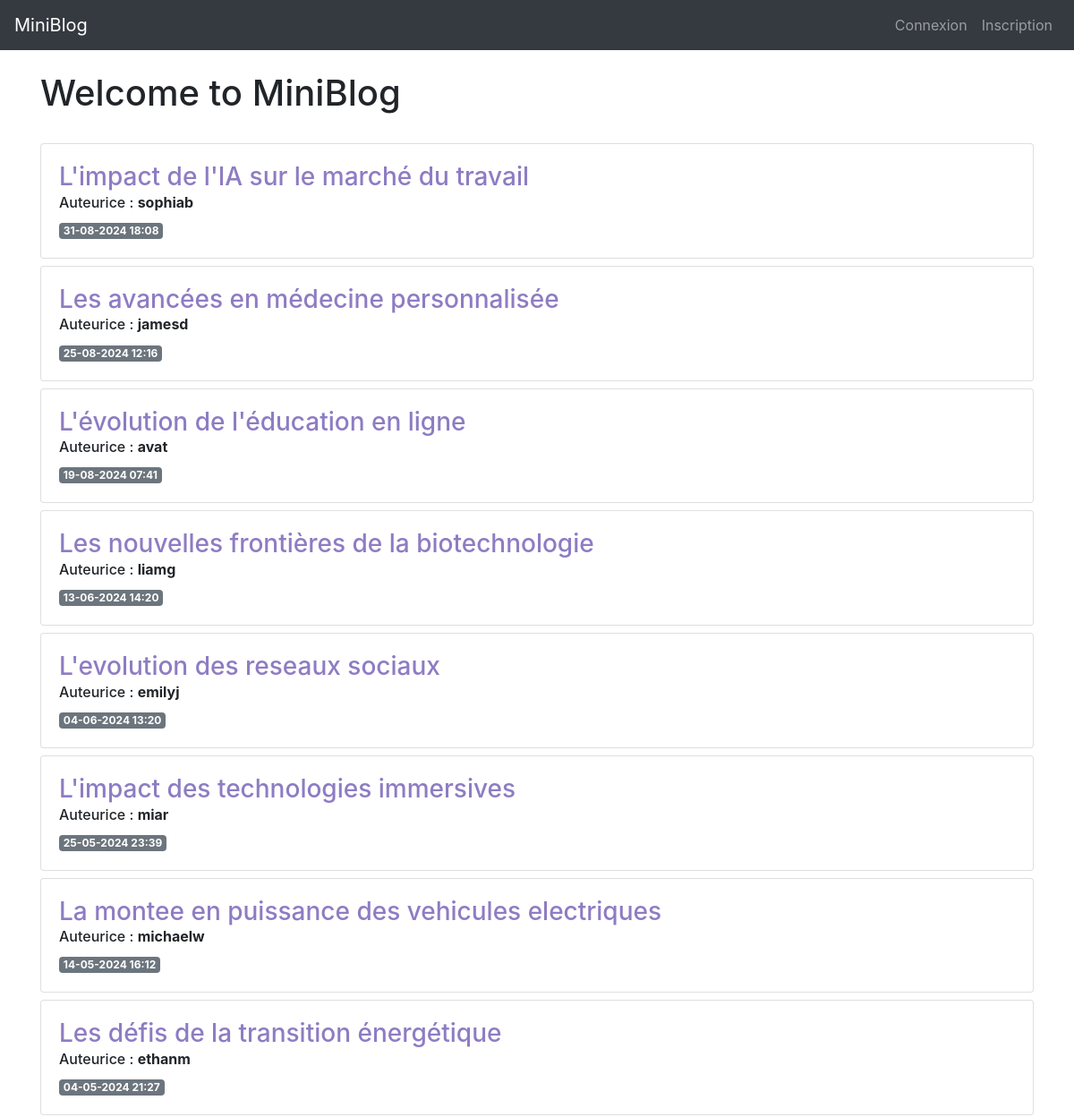
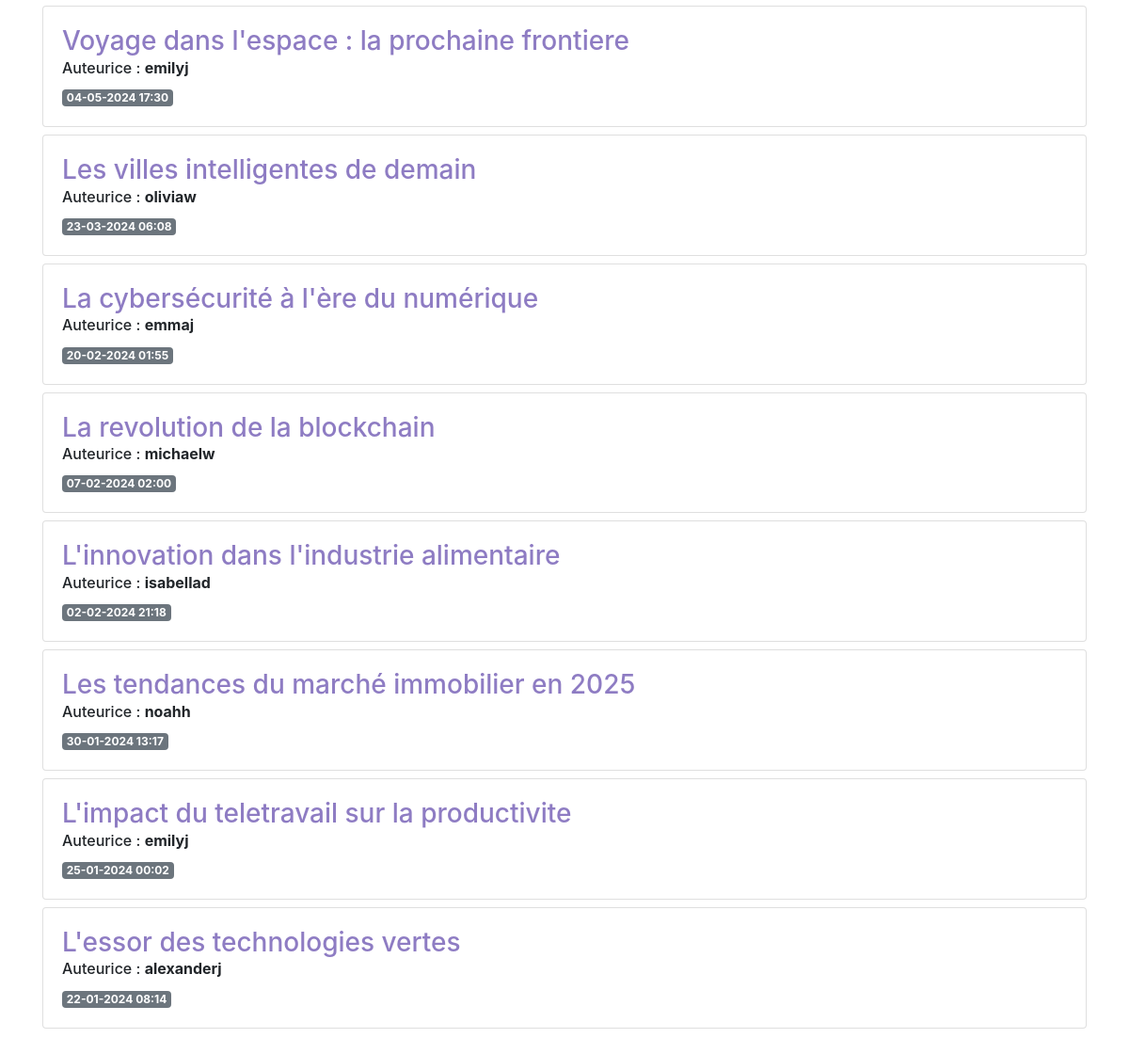
The app's page /, older data (2 pictures, top to bottom).
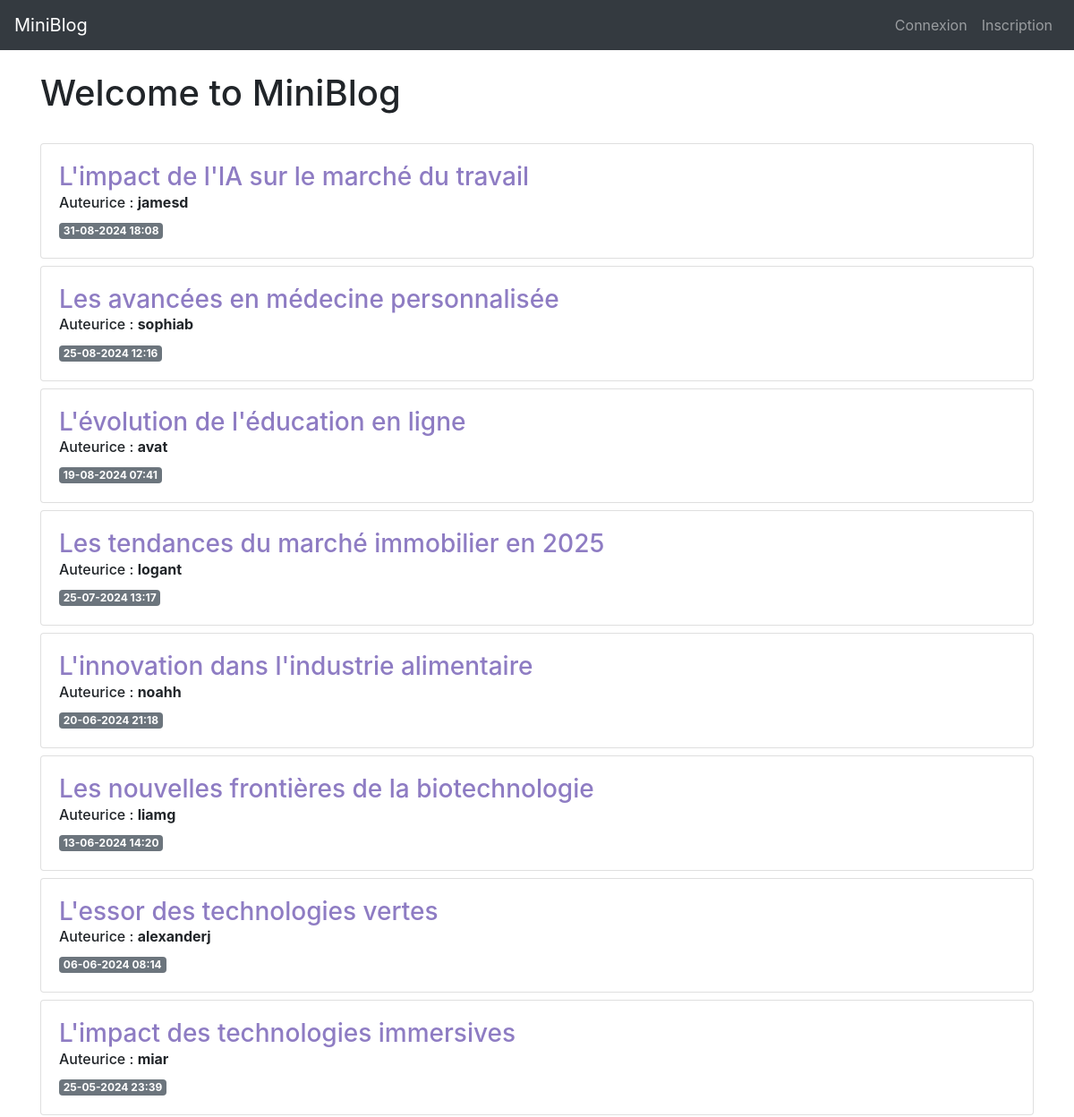
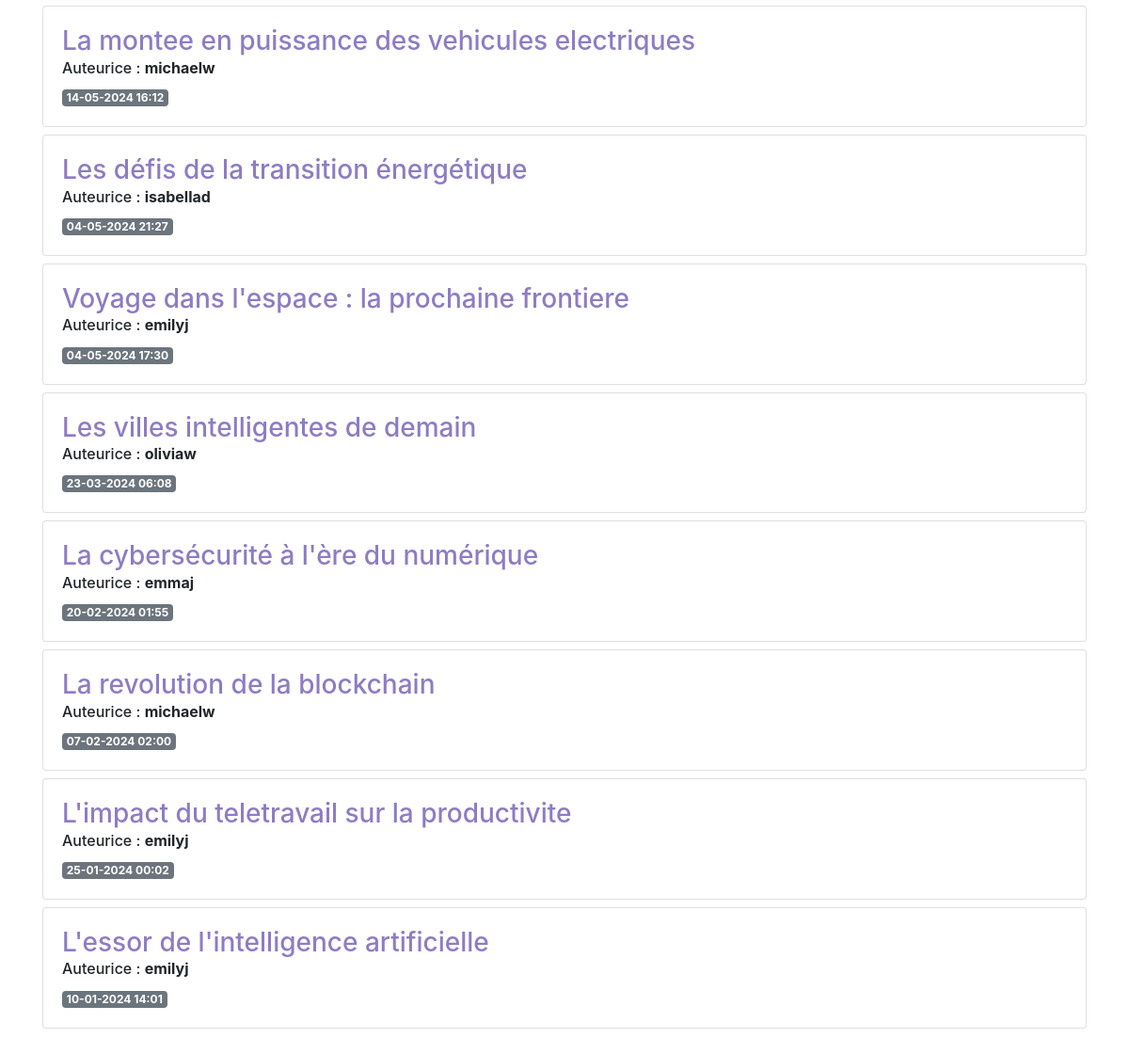
The same page, newer data (2 pictures, top to bottom).
### app/models.py (models this page shows, shortened)
class Post(db.Model):
    id = db.Column(db.Integer, primary_key=True)
    created = db.Column(db.DateTime, nullable=False, default=datetime.now)
    title = db.Column(db.String(200), nullable=False)
    content = db.Column(db.Text, nullable=False)
    user_id = db.Column(db.Integer, db.ForeignKey('user.id'), nullable=False)
    @property
    def formatted_created(self):
        return self.created.strftime("%d-%m-%Y %H:%M")

class User(db.Model, UserMixin):
    id = db.Column(db.Integer, primary_key=True)
    username = db.Column(db.String(20), nullable=False, unique=True)
    email = db.Column(db.String(120), nullable=False, unique=True)
    password_hash = db.Column(db.String(255), nullable=False)
    is_admin = db.Column(db.Boolean, default=False)
    created = db.Column(db.DateTime, default=datetime.now, nullable=False)
    posts = db.relationship('Post', backref='author',
                            lazy=True, cascade="all, delete-orphan")
    @property
    def password(self):
        raise AttributeError('password is not a readable attribute')

### app/__init__.py (the view)
    @app.route('/')
    def index():
        posts = Post.query.order_by(Post.created.desc()).all()
        return render_template('index.html', posts=posts)

### app/templates/index.html
{% extends 'base.html' %}
{% block content %}
<h1>{% block title %} Welcome to MiniBlog {% endblock %}</h1>
<br />
{% for post in posts %}
<div class="card mb-2">
    <div class="card-body">
        <a href="{{ url_for('posts.view', post_id=post.id) }}" class="custom-link">
            <h3>{{ post.title }}</h3>
        </a>
        <h6 class="card-subtitle mb-2">Auteurice : <span style="font-weight: bold;">{{ post.author.username }}</span></h6>
        <span class="badge badge-secondary">{{ post.formatted_created }}</span>
    </div>
</div>
{% endfor %}
<br />
<br />
{% endblock %}

### app/templates/base.html (shortened to what this page needs)
<!doctype html>
<html lang="en">
<head>
  <link rel="stylesheet" href="{{ url_for('static', filename= 'css/style.css') }}">
  <link rel="stylesheet" href="https://stackpath.bootstrapcdn.com/bootstrap/4.3.1/css/bootstrap.min.css"
>
</head>
<body>
  <nav class="navbar navbar-expand-md navbar-dark bg-dark">
    <a class="navbar-brand" href="{{ url_for('index')}}">MiniBlog</a>
    <div class="collapse navbar-collapse" id="navbarNav">
      <ul class="navbar-nav ml-auto">
        {% if current_user.is_authenticated %}
        <li class="nav-item">
          <a class="nav-link" href="{{url_for('users.logout')}}">{{current_user.username}} - Déconnexion</a>
        </li>
        {% else %}
        <li class="nav-item">
          <a class="nav-link" href="{{url_for('users.login')}}">Connexion</a>
        </li>
        <li class="nav-item">
          <a class="nav-link" href="{{url_for('users.add')}}">Inscription</a>
        </li>
        {% endif %}
      </ul>
    </div>
  </nav>
  <div class="container">
    <br />
    {% block content %} {% endblock %}
  </div>
</body>
</html>

### app/static/css/style.css (style rules this page uses)
.custom-link { color: #8e7cc3; }

Row changes from the older to the newer data that the page shows:
removed Post: title "L'evolution des reseaux sociaux", author.username "emilyj", formatted_created "04-06-2024 13:20"
changed Post "L'impact de l'IA sur le marché du travail": author.username "sophiab" → "jamesd"
changed Post "Les avancées en médecine personnalisée": author.username "jamesd" → "sophiab"
changed Post: author.username "noahh" → "logant"; formatted_created "30-01-2024 13:17" → "25-07-2024 13:17"; moves up the list
changed Post "L'innovation dans l'industrie alimentaire": author.username "isabellad" → "noahh"; formatted_created "02-02-2024 21:18" → "20-06-2024 21:18"; moves up the list
changed Post "L'essor des technologies vertes": formatted_created "22-01-2024 08:14" → "06-06-2024 08:14"; moves up the list
changed Post "Les défis de la transition énergétique": author.username "ethanm" → "isabellad"
added Post: title "L'essor de l'intelligence artificielle", author.username "emilyj", formatted_created "10-01-2024 14:01"
